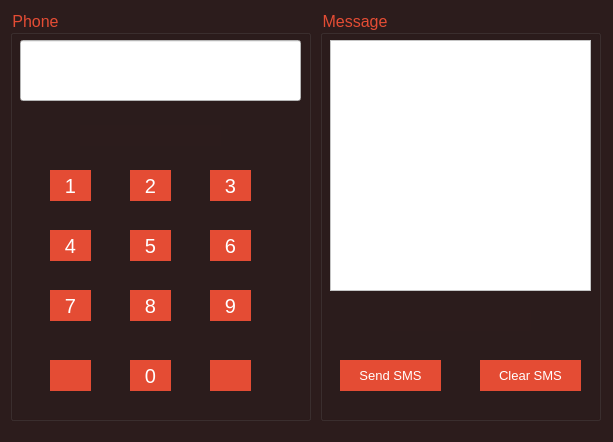
<?xml version="1.0" encoding="UTF-8"?>
<ui version="4.0">
 <class>MainWindow</class>
 <widget class="QMainWindow" name="MainWindow">
  <property name="geometry">
   <rect>
    <x>0</x>
    <y>0</y>
    <width>613</width>
    <height>442</height>
   </rect>
  </property>
  <property name="windowTitle">
   <string>Rocket Systems</string>
  </property>
  <property name="styleSheet">
   <string notr="true">background-color: rgb(44, 28, 28);</string>
  </property>
  <widget class="QWidget" name="centralwidget">
   <widget class="QGroupBox" name="groupBox">
    <property name="geometry">
     <rect>
      <x>10</x>
      <y>10</y>
      <width>301</width>
      <height>411</height>
     </rect>
    </property>
    <property name="font">
     <font>
      <pointsize>12</pointsize>
     </font>
    </property>
    <property name="layoutDirection">
     <enum>Qt::LeftToRight</enum>
    </property>
    <property name="styleSheet">
     <string notr="true">color: rgb(228, 76, 52);</string>
    </property>
    <property name="title">
     <string>Phone</string>
    </property>
    <widget class="QLineEdit" name="lineEdit">
     <property name="enabled">
      <bool>false</bool>
     </property>
     <property name="geometry">
      <rect>
       <x>10</x>
       <y>30</y>
       <width>281</width>
       <height>61</height>
      </rect>
     </property>
     <property name="font">
      <font>
       <pointsize>25</pointsize>
       <weight>50</weight>
       <bold>false</bold>
       <underline>false</underline>
      </font>
     </property>
     <property name="cursor">
      <cursorShape>IBeamCursor</cursorShape>
     </property>
     <property name="layoutDirection">
      <enum>Qt::RightToLeft</enum>
     </property>
     <property name="styleSheet">
      <string notr="true">background-color: rgb(255, 255, 255);
color: rgb(0, 0, 0);</string>
     </property>
     <property name="text">
      <string/>
     </property>
     <property name="alignment">
      <set>Qt::AlignRight|Qt::AlignTrailing|Qt::AlignVCenter</set>
     </property>
    </widget>
    <widget class="QPushButton" name="pushButton_1">
     <property name="geometry">
      <rect>
       <x>40</x>
       <y>160</y>
       <width>41</width>
       <height>31</height>
      </rect>
     </property>
     <property name="font">
      <font>
       <pointsize>15</pointsize>
      </font>
     </property>
     <property name="styleSheet">
      <string notr="true">QPushButton {
	color: rgb(255, 255, 255);
	background-color: rgb(228, 76, 52);
    border: 0px solid;
}

QPushButton:hover {
	background-color: rgb(255, 255, 255);
    color: rgb(228, 76, 52);
}

QPushButton:pressed {
    color: rgb(255, 255, 255);
	background-color: rgb(228, 76, 52);
}</string>
     </property>
     <property name="text">
      <string>1</string>
     </property>
    </widget>
    <widget class="QPushButton" name="pushButton_2">
     <property name="geometry">
      <rect>
       <x>120</x>
       <y>160</y>
       <width>41</width>
       <height>31</height>
      </rect>
     </property>
     <property name="font">
      <font>
       <pointsize>15</pointsize>
      </font>
     </property>
     <property name="styleSheet">
      <string notr="true">QPushButton {
	color: rgb(255, 255, 255);
	background-color: rgb(228, 76, 52);
    border: 0px solid;
}

QPushButton:hover {
	background-color: rgb(255, 255, 255);
    color: rgb(228, 76, 52);
}

QPushButton:pressed {
    color: rgb(255, 255, 255);
	background-color: rgb(228, 76, 52);
}</string>
     </property>
     <property name="text">
      <string>2</string>
     </property>
    </widget>
    <widget class="QPushButton" name="pushButton_3">
     <property name="geometry">
      <rect>
       <x>200</x>
       <y>160</y>
       <width>41</width>
       <height>31</height>
      </rect>
     </property>
     <property name="font">
      <font>
       <pointsize>15</pointsize>
      </font>
     </property>
     <property name="styleSheet">
      <string notr="true">QPushButton {
	color: rgb(255, 255, 255);
	background-color: rgb(228, 76, 52);
    border: 0px solid;
}

QPushButton:hover {
	background-color: rgb(255, 255, 255);
    color: rgb(228, 76, 52);
}

QPushButton:pressed {
    color: rgb(255, 255, 255);
	background-color: rgb(228, 76, 52);
}</string>
     </property>
     <property name="text">
      <string>3</string>
     </property>
    </widget>
    <widget class="QPushButton" name="pushButton_4">
     <property name="geometry">
      <rect>
       <x>40</x>
       <y>220</y>
       <width>41</width>
       <height>31</height>
      </rect>
     </property>
     <property name="font">
      <font>
       <pointsize>15</pointsize>
      </font>
     </property>
     <property name="styleSheet">
      <string notr="true">QPushButton {
	color: rgb(255, 255, 255);
	background-color: rgb(228, 76, 52);
    border: 0px solid;
}

QPushButton:hover {
	background-color: rgb(255, 255, 255);
    color: rgb(228, 76, 52);
}

QPushButton:pressed {
    color: rgb(255, 255, 255);
	background-color: rgb(228, 76, 52);
}</string>
     </property>
     <property name="text">
      <string>4</string>
     </property>
    </widget>
    <widget class="QPushButton" name="pushButton_5">
     <property name="geometry">
      <rect>
       <x>120</x>
       <y>220</y>
       <width>41</width>
       <height>31</height>
      </rect>
     </property>
     <property name="font">
      <font>
       <pointsize>15</pointsize>
      </font>
     </property>
     <property name="styleSheet">
      <string notr="true">QPushButton {
	color: rgb(255, 255, 255);
	background-color: rgb(228, 76, 52);
    border: 0px solid;
}

QPushButton:hover {
	background-color: rgb(255, 255, 255);
    color: rgb(228, 76, 52);
}

QPushButton:pressed {
    color: rgb(255, 255, 255);
	background-color: rgb(228, 76, 52);
}</string>
     </property>
     <property name="text">
      <string>5</string>
     </property>
    </widget>
    <widget class="QPushButton" name="pushButton_6">
     <property name="geometry">
      <rect>
       <x>200</x>
       <y>220</y>
       <width>41</width>
       <height>31</height>
      </rect>
     </property>
     <property name="font">
      <font>
       <pointsize>15</pointsize>
      </font>
     </property>
     <property name="styleSheet">
      <string notr="true">QPushButton {
	color: rgb(255, 255, 255);
	background-color: rgb(228, 76, 52);
    border: 0px solid;
}

QPushButton:hover {
	background-color: rgb(255, 255, 255);
    color: rgb(228, 76, 52);
}

QPushButton:pressed {
    color: rgb(255, 255, 255);
	background-color: rgb(228, 76, 52);
}</string>
     </property>
     <property name="text">
      <string>6</string>
     </property>
    </widget>
    <widget class="QPushButton" name="pushButton_7">
     <property name="geometry">
      <rect>
       <x>40</x>
       <y>280</y>
       <width>41</width>
       <height>31</height>
      </rect>
     </property>
     <property name="font">
      <font>
       <pointsize>15</pointsize>
      </font>
     </property>
     <property name="styleSheet">
      <string notr="true">QPushButton {
	color: rgb(255, 255, 255);
	background-color: rgb(228, 76, 52);
    border: 0px solid;
}

QPushButton:hover {
	background-color: rgb(255, 255, 255);
    color: rgb(228, 76, 52);
}

QPushButton:pressed {
    color: rgb(255, 255, 255);
	background-color: rgb(228, 76, 52);
}</string>
     </property>
     <property name="text">
      <string>7</string>
     </property>
    </widget>
    <widget class="QPushButton" name="pushButton_8">
     <property name="geometry">
      <rect>
       <x>120</x>
       <y>280</y>
       <width>41</width>
       <height>31</height>
      </rect>
     </property>
     <property name="font">
      <font>
       <pointsize>15</pointsize>
      </font>
     </property>
     <property name="styleSheet">
      <string notr="true">QPushButton {
	color: rgb(255, 255, 255);
	background-color: rgb(228, 76, 52);
    border: 0px solid;
}

QPushButton:hover {
	background-color: rgb(255, 255, 255);
    color: rgb(228, 76, 52);
}

QPushButton:pressed {
    color: rgb(255, 255, 255);
	background-color: rgb(228, 76, 52);
}</string>
     </property>
     <property name="text">
      <string>8</string>
     </property>
    </widget>
    <widget class="QPushButton" name="pushButton_9">
     <property name="geometry">
      <rect>
       <x>200</x>
       <y>280</y>
       <width>41</width>
       <height>31</height>
      </rect>
     </property>
     <property name="font">
      <font>
       <pointsize>15</pointsize>
      </font>
     </property>
     <property name="styleSheet">
      <string notr="true">QPushButton {
	color: rgb(255, 255, 255);
	background-color: rgb(228, 76, 52);
    border: 0px solid;
}

QPushButton:hover {
	background-color: rgb(255, 255, 255);
    color: rgb(228, 76, 52);
}

QPushButton:pressed {
    color: rgb(255, 255, 255);
	background-color: rgb(228, 76, 52);
}</string>
     </property>
     <property name="text">
      <string>9</string>
     </property>
    </widget>
    <widget class="QPushButton" name="pushButton_0">
     <property name="geometry">
      <rect>
       <x>120</x>
       <y>350</y>
       <width>41</width>
       <height>31</height>
      </rect>
     </property>
     <property name="font">
      <font>
       <pointsize>15</pointsize>
      </font>
     </property>
     <property name="styleSheet">
      <string notr="true">QPushButton {
	color: rgb(255, 255, 255);
	background-color: rgb(228, 76, 52);
    border: 0px solid;
}

QPushButton:hover {
	background-color: rgb(255, 255, 255);
    color: rgb(228, 76, 52);
}

QPushButton:pressed {
    color: rgb(255, 255, 255);
	background-color: rgb(228, 76, 52);
}</string>
     </property>
     <property name="text">
      <string>0</string>
     </property>
    </widget>
    <widget class="QPushButton" name="make_call_btn">
     <property name="geometry">
      <rect>
       <x>40</x>
       <y>350</y>
       <width>41</width>
       <height>31</height>
      </rect>
     </property>
     <property name="font">
      <font>
       <pointsize>15</pointsize>
      </font>
     </property>
     <property name="styleSheet">
      <string notr="true">QPushButton {
	color: rgb(255, 255, 255);
	background-color: rgb(228, 76, 52);
    border: 0px solid;
}

QPushButton:hover {
	background-color: rgb(255, 255, 255);
    color: rgb(228, 76, 52);
}

QPushButton:pressed {
    color: rgb(255, 255, 255);
	background-color: rgb(228, 76, 52);
}</string>
     </property>
     <property name="text">
      <string/>
     </property>
     <property name="icon">
      <iconset>
       <normaloff>make_call.PNG</normaloff>make_call.PNG</iconset>
     </property>
    </widget>
    <widget class="QPushButton" name="end_call_btn">
     <property name="geometry">
      <rect>
       <x>200</x>
       <y>350</y>
       <width>41</width>
       <height>31</height>
      </rect>
     </property>
     <property name="font">
      <font>
       <pointsize>15</pointsize>
      </font>
     </property>
     <property name="styleSheet">
      <string notr="true">QPushButton {
	color: rgb(255, 255, 255);
	background-color: rgb(228, 76, 52);
    border: 0px solid;
}

QPushButton:hover {
	background-color: rgb(255, 255, 255);
    color: rgb(228, 76, 52);
}

QPushButton:pressed {
    color: rgb(255, 255, 255);
	background-color: rgb(228, 76, 52);
}</string>
     </property>
     <property name="text">
      <string/>
     </property>
     <property name="icon">
      <iconset>
       <normaloff>end_call.PNG</normaloff>end_call.PNG</iconset>
     </property>
    </widget>
    <widget class="QLabel" name="call_status_label">
     <property name="geometry">
      <rect>
       <x>70</x>
       <y>115</y>
       <width>141</width>
       <height>21</height>
      </rect>
     </property>
     <property name="font">
      <font>
       <pointsize>12</pointsize>
      </font>
     </property>
     <property name="text">
      <string/>
     </property>
    </widget>
   </widget>
   <widget class="QGroupBox" name="groupBox_2">
    <property name="geometry">
     <rect>
      <x>320</x>
      <y>10</y>
      <width>281</width>
      <height>411</height>
     </rect>
    </property>
    <property name="font">
     <font>
      <pointsize>12</pointsize>
     </font>
    </property>
    <property name="styleSheet">
     <string notr="true">color: rgb(228, 76, 52);</string>
    </property>
    <property name="title">
     <string>Message</string>
    </property>
    <widget class="QTextEdit" name="textEdit">
     <property name="geometry">
      <rect>
       <x>10</x>
       <y>30</y>
       <width>261</width>
       <height>251</height>
      </rect>
     </property>
     <property name="styleSheet">
      <string notr="true">background-color: rgb(255, 255, 255);
color: rgb(0, 0, 0);</string>
     </property>
    </widget>
    <widget class="QPushButton" name="send_sms_btn">
     <property name="geometry">
      <rect>
       <x>20</x>
       <y>350</y>
       <width>101</width>
       <height>31</height>
      </rect>
     </property>
     <property name="font">
      <font>
       <pointsize>10</pointsize>
      </font>
     </property>
     <property name="styleSheet">
      <string notr="true">QPushButton {
	color: rgb(255, 255, 255);
	background-color: rgb(228, 76, 52);
    border: 0px solid;
}

QPushButton:hover {
	background-color: rgb(255, 255, 255);
    color: rgb(228, 76, 52);
}

QPushButton:pressed {
    color: rgb(255, 255, 255);
	background-color: rgb(228, 76, 52);
}</string>
     </property>
     <property name="text">
      <string>Send SMS</string>
     </property>
    </widget>
    <widget class="QPushButton" name="clear_sms">
     <property name="geometry">
      <rect>
       <x>160</x>
       <y>350</y>
       <width>101</width>
       <height>31</height>
      </rect>
     </property>
     <property name="font">
      <font>
       <pointsize>10</pointsize>
      </font>
     </property>
     <property name="styleSheet">
      <string notr="true">QPushButton {
	color: rgb(255, 255, 255);
	background-color: rgb(228, 76, 52);
    border: 0px solid;
}

QPushButton:hover {
	background-color: rgb(255, 255, 255);
    color: rgb(228, 76, 52);
}

QPushButton:pressed {
    color: rgb(255, 255, 255);
	background-color: rgb(228, 76, 52);
}</string>
     </property>
     <property name="text">
      <string>Clear SMS</string>
     </property>
    </widget>
    <widget class="QLabel" name="sms_status_label">
     <property name="geometry">
      <rect>
       <x>70</x>
       <y>300</y>
       <width>141</width>
       <height>21</height>
      </rect>
     </property>
     <property name="font">
      <font>
       <pointsize>12</pointsize>
      </font>
     </property>
     <property name="text">
      <string/>
     </property>
    </widget>
   </widget>
  </widget>
 </widget>
 <resources/>
 <connections/>
</ui>
